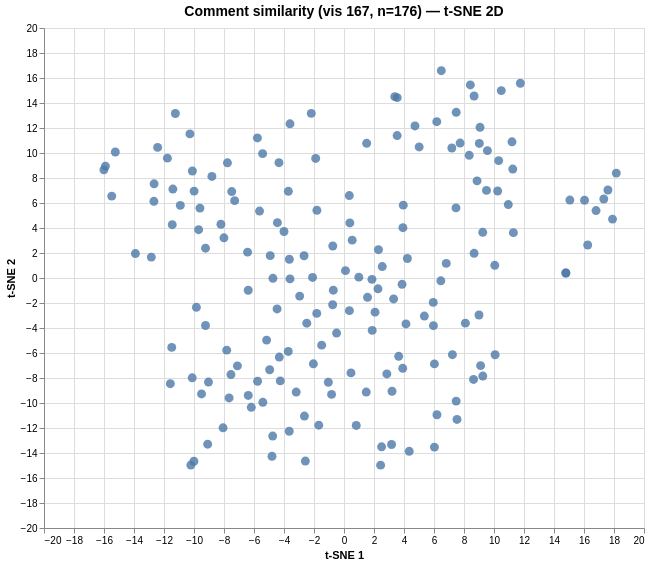

Vega-Lite specification for this chart:
### Vega specification from a JSON file in a GitHub repository (floating-point values rounded to 4 significant figures; data arrays with more than 128 entries replaced by an {"elided": "..."} marker saying what was removed)
{"$schema": "https://vega.github.io/schema/vega/v6.json", "data": [{"name": "param_1e9efca18e7a2868_store"}, {"name": "source_0", "values": {"elided": "176 records"}}, {"name": "source_0_x_domain_dim_1", "values": [{"min": -16.01, "max": 18.15}]}, {"name": "source_0_y_domain_dim_2", "values": [{"min": -14.97, "max": 16.58}]}], "signals": [{"name": "unit", "value": {}, "on": [{"events": "pointermove", "update": "isTuple(group()) ? group() : unit"}]}, {"name": "param_1e9efca18e7a2868", "update": "vlSelectionResolve(\"param_1e9efca18e7a2868_store\", \"union\")"}, {"name": "param_1e9efca18e7a2868_dim_1", "on": [{"events": [{"source": "view", "type": "dblclick"}], "update": "null"}, {"events": {"signal": "param_1e9efca18e7a2868_translate_delta"}, "update": "panLinear(param_1e9efca18e7a2868_translate_anchor.extent_x, -param_1e9efca18e7a2868_translate_delta.x / width)"}, {"events": {"signal": "param_1e9efca18e7a2868_zoom_delta"}, "update": "zoomLinear(domain(\"x\"), param_1e9efca18e7a2868_zoom_anchor.x, param_1e9efca18e7a2868_zoom_delta)"}]}, {"name": "param_1e9efca18e7a2868_dim_2", "on": [{"events": [{"source": "view", "type": "dblclick"}], "update": "null"}, {"events": {"signal": "param_1e9efca18e7a2868_translate_delta"}, "update": "panLinear(param_1e9efca18e7a2868_translate_anchor.extent_y, param_1e9efca18e7a2868_translate_delta.y / height)"}, {"events": {"signal": "param_1e9efca18e7a2868_zoom_delta"}, "update": "zoomLinear(domain(\"y\"), param_1e9efca18e7a2868_zoom_anchor.y, param_1e9efca18e7a2868_zoom_delta)"}]}, {"name": "param_1e9efca18e7a2868_tuple", "on": [{"events": [{"signal": "param_1e9efca18e7a2868_dim_1 || param_1e9efca18e7a2868_dim_2"}], "update": "param_1e9efca18e7a2868_dim_1 && param_1e9efca18e7a2868_dim_2 ? {unit: \"\", fields: param_1e9efca18e7a2868_tuple_fields, values: [param_1e9efca18e7a2868_dim_1,param_1e9efca18e7a2868_dim_2]} : null"}]}, {"name": "param_1e9efca18e7a2868_tuple_fields", "value": [{"field": "dim_1", "channel": "x", "type": "R"}, {"field": "dim_2", "channel": "y", "type": "R"}]}, {"name": "param_1e9efca18e7a2868_translate_anchor", "value": {}, "on": [{"events": [{"source": "scope", "type": "pointerdown"}], "update": "{x: x(unit), y: y(unit), extent_x: domain(\"x\"), extent_y: domain(\"y\")}"}]}, {"name": "param_1e9efca18e7a2868_translate_delta", "value": {}, "on": [{"events": [{"source": "window", "between": [{"source": "scope", "type": "pointerdown"}, {"source": "window", "type": "pointerup"}], "consume": true, "type": "pointermove"}], "update": "{x: param_1e9efca18e7a2868_translate_anchor.x - x(unit), y: param_1e9efca18e7a2868_translate_anchor.y - y(unit)}"}]}, {"name": "param_1e9efca18e7a2868_zoom_anchor", "on": [{"events": [{"source": "scope", "consume": true, "type": "wheel"}], "update": "{x: invert(\"x\", x(unit)), y: invert(\"y\", y(unit))}"}]}, {"name": "param_1e9efca18e7a2868_zoom_delta", "on": [{"events": [{"source": "scope", "consume": true, "type": "wheel"}], "update": "pow(1.001, event.deltaY * pow(16, event.deltaMode))", "force": true}]}, {"name": "param_1e9efca18e7a2868_modify", "on": [{"events": {"signal": "param_1e9efca18e7a2868_tuple"}, "update": "modify(\"param_1e9efca18e7a2868_store\", param_1e9efca18e7a2868_tuple, true)"}]}], "marks": [{"type": "symbol", "name": "marks", "from": {"data": "source_0"}, "encode": {"update": {"fill": {"value": "#4c78a8"}, "y": {"field": "dim_2", "scale": "y"}, "x": {"field": "dim_1", "scale": "x"}, "opacity": {"value": 0.8}, "shape": {"value": "circle"}, "size": {"value": 80}, "tooltip": {"signal": "{\"Comment #\": format(datum[\"index\"], \"\"), \"Comment\": isValid(datum[\"comment\"]) ? datum[\"comment\"] : \"\"+datum[\"comment\"]}"}}}, "clip": true, "style": ["circle"], "interactive": true}], "scales": [{"name": "x", "type": "linear", "domain": [{"signal": "(data(\"source_0_x_domain_dim_1\")[0] || {}).min"}, {"signal": "(data(\"source_0_x_domain_dim_1\")[0] || {}).max"}], "range": [0, {"signal": "width"}], "nice": true, "domainRaw": {"signal": "param_1e9efca18e7a2868[\"dim_1\"]"}, "zero": true}, {"name": "y", "type": "linear", "domain": [{"signal": "(data(\"source_0_y_domain_dim_2\")[0] || {}).min"}, {"signal": "(data(\"source_0_y_domain_dim_2\")[0] || {}).max"}], "range": [{"signal": "height"}, 0], "nice": true, "zero": true, "domainRaw": {"signal": "param_1e9efca18e7a2868[\"dim_2\"]"}}], "axes": [{"scale": "x", "maxExtent": 0, "aria": false, "tickCount": {"signal": "ceil(width/40)"}, "labels": false, "gridScale": "y", "grid": true, "minExtent": 0, "ticks": false, "zindex": 0, "domain": false, "orient": "bottom"}, {"scale": "y", "labels": false, "orient": "left", "grid": true, "maxExtent": 0, "minExtent": 0, "ticks": false, "tickCount": {"signal": "ceil(height/40)"}, "zindex": 0, "aria": false, "gridScale": "x", "domain": false}, {"scale": "x", "tickCount": {"signal": "ceil(width/40)"}, "orient": "bottom", "zindex": 0, "title": "t-SNE 1", "labelOverlap": true, "labelFlush": true, "grid": false}, {"scale": "y", "tickCount": {"signal": "ceil(height/40)"}, "grid": false, "title": "t-SNE 2", "orient": "left", "labelOverlap": true, "zindex": 0}], "title": {"text": "Comment similarity (vis 167, n=176) — t-SNE 2D", "fontSize": 14, "frame": "group"}, "padding": 5, "width": 600, "background": "white", "height": 500, "style": "cell"}
